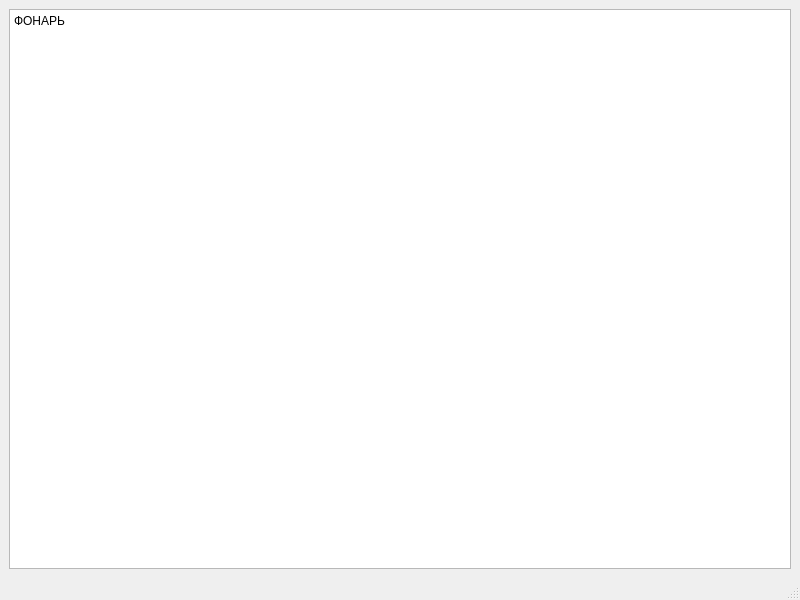
<?xml version="1.0" encoding="UTF-8"?>
<ui version="4.0">
 <class>MainWindow</class>
 <widget class="QMainWindow" name="MainWindow">
  <property name="geometry">
   <rect>
    <x>0</x>
    <y>0</y>
    <width>800</width>
    <height>600</height>
   </rect>
  </property>
  <property name="windowTitle">
   <string>MainWindow</string>
  </property>
  <widget class="QWidget" name="centralwidget">
   <layout class="QVBoxLayout" name="verticalLayout">
    <item>
     <widget class="QTextEdit" name="textEdit">
      <property name="layoutDirection">
       <enum>Qt::LeftToRight</enum>
      </property>
      <property name="readOnly">
       <bool>false</bool>
      </property>
      <property name="html">
       <string>&lt;!DOCTYPE HTML PUBLIC &quot;-//W3C//DTD HTML 4.0//EN&quot; &quot;http://www.w3.org/TR/REC-html40/strict.dtd&quot;&gt;
&lt;html&gt;&lt;head&gt;&lt;meta name=&quot;qrichtext&quot; content=&quot;1&quot; /&gt;&lt;meta charset=&quot;utf-8&quot; /&gt;&lt;style type=&quot;text/css&quot;&gt;
p, li { white-space: pre-wrap; }
hr { height: 1px; border-width: 0; }
&lt;/style&gt;&lt;/head&gt;&lt;body style=&quot; font-family:'Segoe UI'; font-size:9pt; font-weight:400; font-style:normal;&quot;&gt;
&lt;p style=&quot; margin-top:0px; margin-bottom:0px; margin-left:0px; margin-right:0px; -qt-block-indent:0; text-indent:0px;&quot;&gt;ФОНАРЬ&lt;/p&gt;&lt;/body&gt;&lt;/html&gt;</string>
      </property>
     </widget>
    </item>
   </layout>
  </widget>
  <widget class="QMenuBar" name="menubar">
   <property name="geometry">
    <rect>
     <x>0</x>
     <y>0</y>
     <width>800</width>
     <height>22</height>
    </rect>
   </property>
  </widget>
  <widget class="QStatusBar" name="statusbar"/>
 </widget>
 <resources/>
 <connections/>
</ui>
